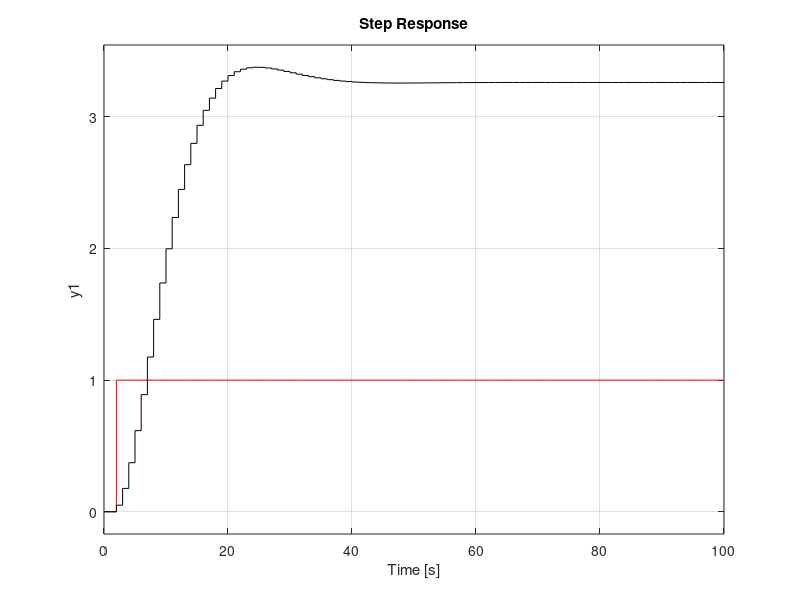

Here is the MATLAB script that generated this plot:
close all
clc

Ts = 1;
num = [1 0.5];
den = [1 -2.05 1.325 -0.252];

G_p = tf(num,den,1)
G_p = G_p*0.05
%%
ordem_den = length(den)
ordem_num = length(num)
n = ordem_den - ordem_num

%%
M = tf('z', Ts);
M = M^(-n)

%%
G_aux = G_p^(-1)
M_aux = M/(1-M)
%%
D_c = M_aux*G_aux;

C = (D_c*G_p)/(1+D_c*G_p)

step(C, 100, 'r')
hold on
step(G_p, 100, 'k')
